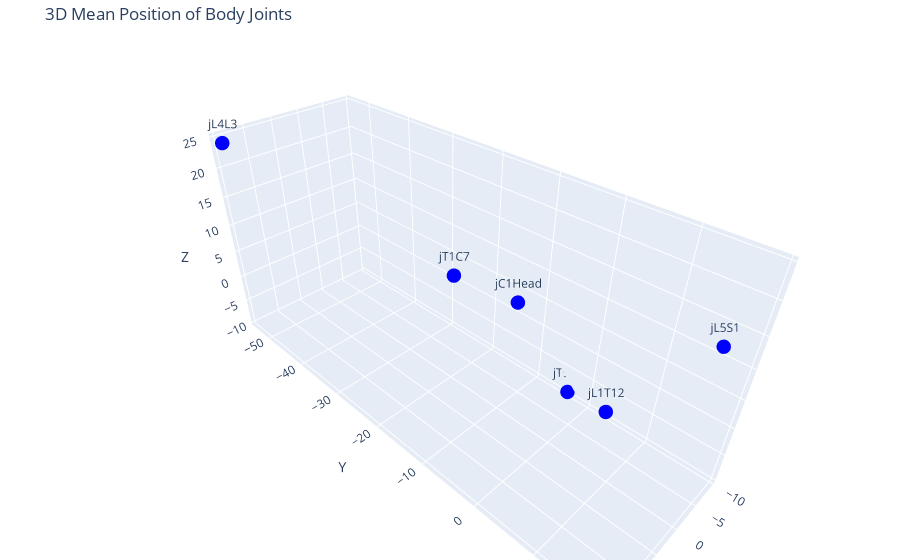

This figure's notebook cell:
### Code cell
# Prepare data for Plotly
x_means = []
y_means = []
z_means = []
labels = []

# Reduced data (e.g. one second of measurement)
file_com_red = file.centerOfMass[:, :]

for i, joint in enumerate(joints_used):
    start_col = i * 3
    if start_col + 2 >= file_com_red.shape[1]:
        break  # Stop if we run out of columns
    
    # Compute mean coordinates
    x_means.append(np.mean(file_com_red[:, start_col]))
    y_means.append(np.mean(file_com_red[:, start_col + 1]))
    z_means.append(np.mean(file_com_red[:, start_col + 2]))
    labels.append(joint)

# Create a 3D scatter plot
fig = go.Figure(data=[go.Scatter3d(
    x=x_means,
    y=y_means,
    z=z_means,
    mode='markers+text',
    marker=dict(size=5, color='blue'),
    text=labels,
    textposition='top center'
)])

# Customize layout
fig.update_layout(
    scene=dict(
        xaxis_title='X',
        yaxis_title='Y',
        zaxis_title='Z'
    ),
    title='3D Mean Position of Body Joints',
    margin=dict(l=0, r=0, b=0, t=40)
)

fig.show()

### Figure 1 — Plotly figure (JSON) as saved in the notebook; plotly's stock layout.template omitted (floating-point values rounded to 4 significant figures)
{"data": [{"marker": {"color": "blue", "size": 5}, "mode": "markers+text", "text": ["jL5S1", "jL4L3", "jL1T12", "jT9T8", "jT1C7", "jC1Head"], "textposition": "top center", "type": "scatter3d", "x": [-2.861, 14.91, 2.667, -9.684, 14.13, 3.197], "y": [18.34, -53.46, 9.245, -3.737, -5.48, -4.969], "z": [16.66, 24.5, 4.324, -9.396, 22.59, 13.77]}], "layout": {"margin": {"b": 0, "l": 0, "r": 0, "t": 40}, "scene": {"xaxis": {"title": {"text": "X"}}, "yaxis": {"title": {"text": "Y"}}, "zaxis": {"title": {"text": "Z"}}}, "title": {"text": "3D Mean Position of Body Joints"}}}
